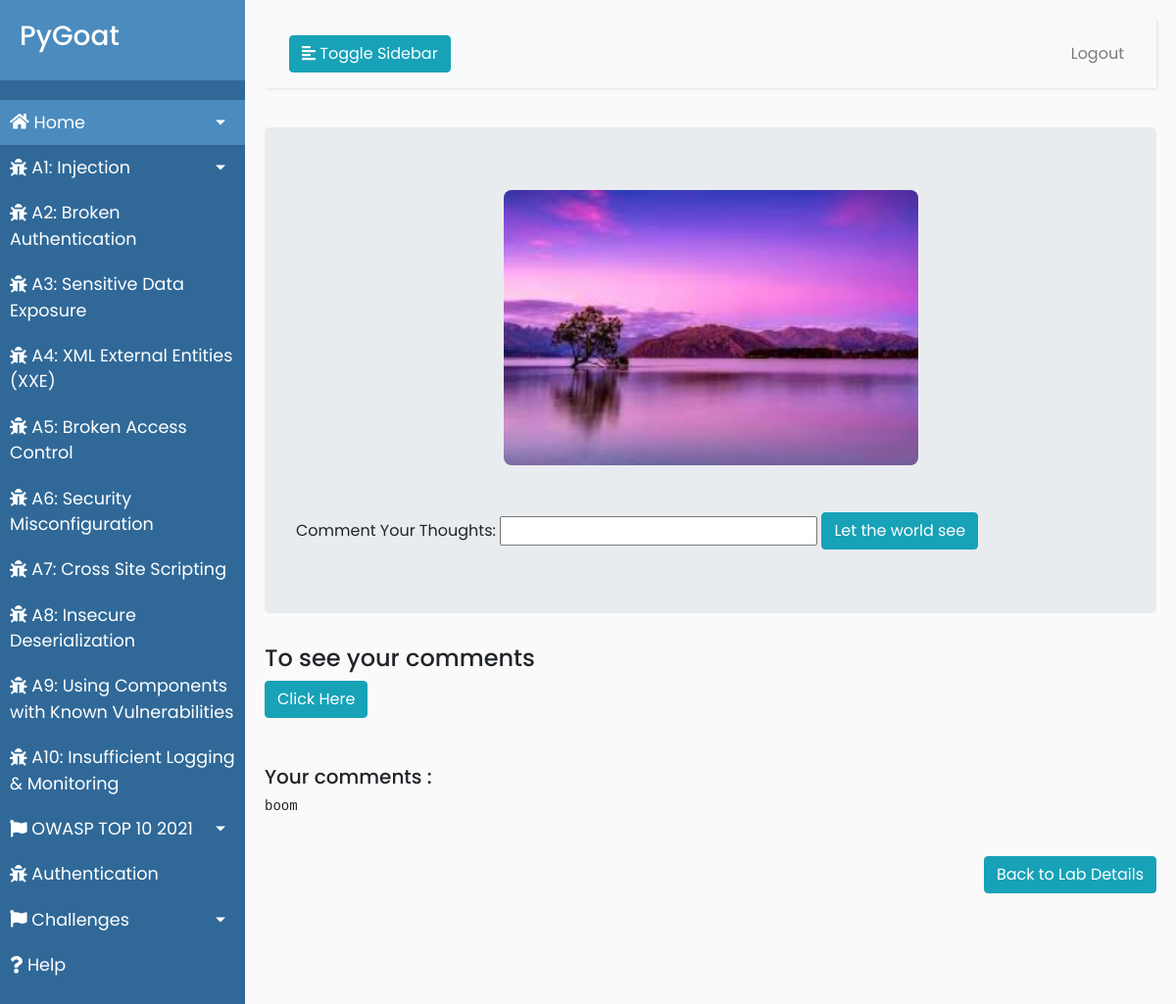
Before: /xxe_see (signed in) with the older database file.
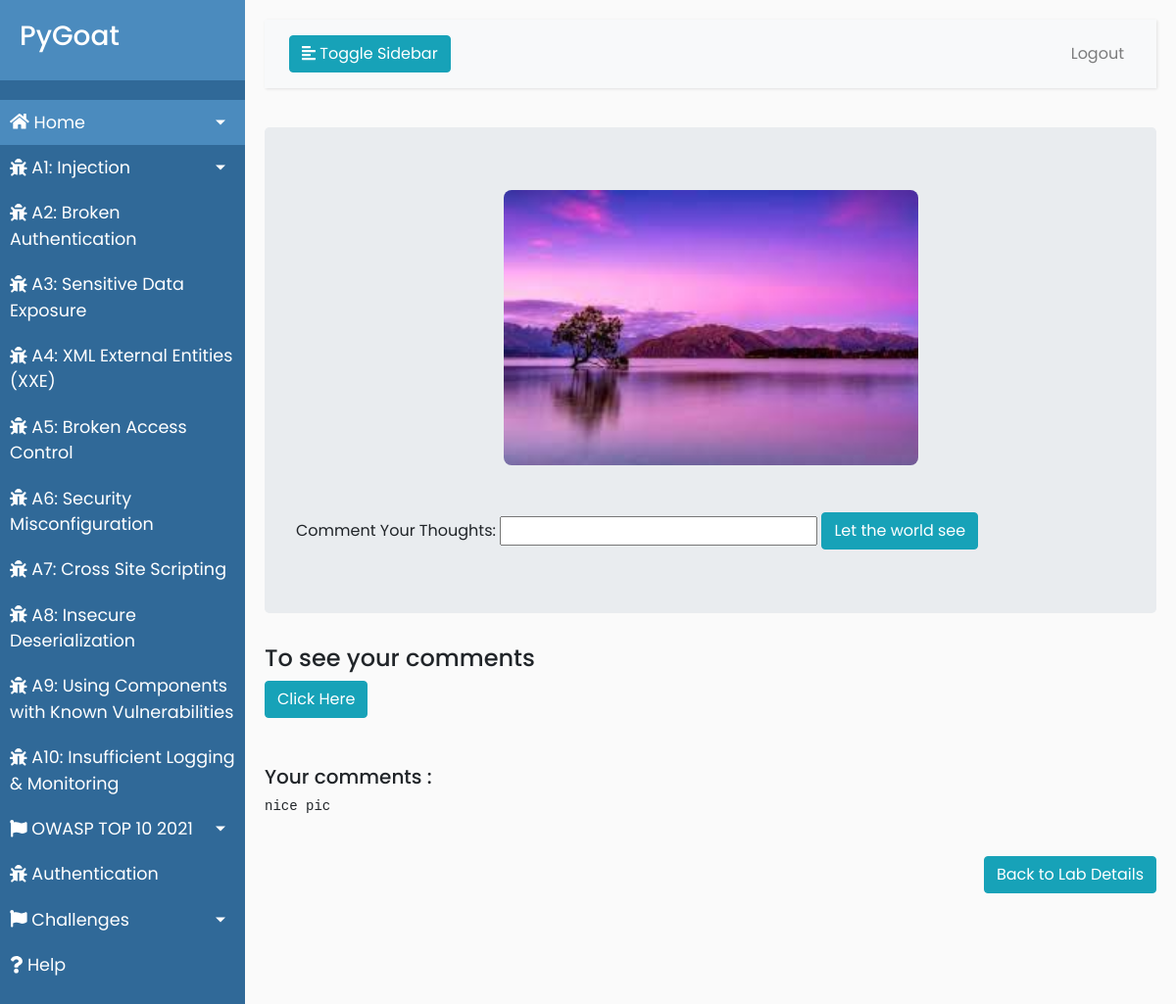
After: the same page with the newer database file.
### introduction/models.py (models this page shows)
class comments(models.Model):
    id = models.AutoField(primary_key=True)
    name=models.CharField(max_length=200)
    comment=models.CharField(max_length=600)

### introduction/views.py (the view)
# urls.py: path("xxe_see",views.xxe_see,name="xxe_see"),
@csrf_exempt
def xxe_see(request):
    if request.user.is_authenticated:
        data=comments.objects.all()
        com=data[0].comment
        return render(request,'Lab/XXE/xxe_lab.html',{"com":com})
    else:
        return redirect('login')

### introduction/templates/Lab/XXE/xxe_lab.html (shortened to what this page needs)
{% extends "introduction/base.html" %}
{% load static %}
{% block content %}
<div class="jumbotron">
    <img class="img" src="{% static 'Lab/image/xxe.jpg' %}"><br><br>
    <form name="ajax" onsubmit="SendToServer()">
        <label for="comment">Comment Your Thoughts:</label>
        <input id="comment" type="text" name="comment">
        <button class="btn btn-info" type="submit">Let the world see</button>
    </form>
</div>
<div class="conatiner">
    <h4>To see your comments </h4>
    <button class="btn btn-info" type="button" onclick="window.location.href='/xxe_see'">Click Here</button><br><br>
    <br>
    <h5> Your comments : </h5>
    <pre>{{com}}</pre>
</div>
<br>
<div align="right"> <button class="btn btn-info" type="button" onclick="window.location.href='/xxe'">Back to Lab
        Details</button></div>
{% endblock %}

### introduction/templates/introduction/base.html (shortened to what this page needs)
<!Doctype html>
{% load static %}
<html lang="en">
<head>
    <link rel="stylesheet" href="https://stackpath.bootstrapcdn.com/bootstrap/4.1.0/css/bootstrap.min.css"
>
    <link rel="stylesheet" href="{% static 'introduction/style4.css'%}">
</head>
<body>
    <div class="wrapper">
        <nav id="sidebar">
            <div class="sidebar-header">
                <h3>PyGoat</h3>
            </div>
            <ul class="list-unstyled components">
                <li class="active">
                    <a href="#homeSubmenu" data-toggle="collapse" aria-expanded="false" class="dropdown-toggle">
                        <i class="fas fa-home"></i>
                        Home
                    </a>
                </li>
                <li>
                    <a href="#sqlSubmenu" data-toggle="collapse" aria-expanded="false" class="dropdown-toggle">
                        <i class="fas fa-bug"></i>
                        A1: Injection
                    </a>
                    <a href="/bau">
                        <i class="fas fa-bug"></i>
                        A2: Broken Authentication
                    </a>
                    <a href="/data_exp">
                        <i class="fas fa-bug"></i>
                        A3: Sensitive Data Exposure
                    </a>
                    <a href="/xxe">
                        <i class="fas fa-bug"></i>
                        A4: XML External Entities (XXE)
                    </a>
                    <a href="/ba">
                        <i class="fas fa-bug"></i>
                        A5: Broken Access Control
                    </a>
                    <a href="/sec_mis">
                        <i class="fas fa-bug"></i>
                        A6: Security Misconfiguration
                    </a>
                    <a href="/xss">
                        <i class="fas fa-bug"></i>
                        A7: Cross Site Scripting
                    </a>
                    <a href="/insec_des">
                        <i class="fas fa-bug"></i>
                        A8: Insecure Deserialization
                    </a>
                    <a href="/a9">
                        <i class="fas fa-bug"></i>
                        A9: Using Components with Known Vulnerabilities
                    </a>
                    <a href="/a10">
                        <i class="fas fa-bug"></i>
                        A10: Insufficient Logging & Monitoring
                    </a>
                    <a href="#OWASP10_2021" data-toggle="collapse" aria-expanded="false" class="dropdown-toggle">
                        <i class="fas fa-flag"></i>
                        OWASP TOP 10 2021
                    </a>
                    <a href="/auth">
                        <i class="fas fa-bug"></i>
                        Authentication
                    </a>
                    <a href="#challengeSubmenu" data-toggle="collapse" aria-expanded="false" class="dropdown-toggle">
                        <i class="fas fa-flag"></i>
                        Challenges
                    </a>
                </li>
                <li>
                    <a href="#">
                        <i class="fas fa-question"></i>
                        Help
                    </a>
                </li>
            </ul>
        </nav>
        <div id="content">
            <nav class="navbar navbar-expand-lg navbar-light bg-light">
                <div class="container-fluid">
                    <button type="button" id="sidebarCollapse" class="btn btn-info">
                        <i class="fas fa-align-left"></i>
                        <span>Toggle Sidebar</span>
                    </button>
                    <div class="collapse navbar-collapse" id="navbarSupportedContent">
                        <ul class="nav navbar-nav ml-auto">
                            {% if user.is_authenticated %}
                            <li class="nav-item">
                                <a class="nav-link" href='{% url "logout" %}?next=/'>Logout</a>
                            </li>
                            {% else %}
                            <li class="nav-item">
                                <a class="nav-link" href="/login">Login</a>
                            </li>
                            {% endif %}
                        </ul>
                    </div>
                </div>
            </nav>
            {% block content %}
            {% endblock %}
        </div>
    </div>
</body>
</html>

### introduction/static/introduction/style4.css (style rules this page uses)
body { font-family: 'Poppins', sans-serif; background: #fafafa; }
a, a:hover, a:focus { color: inherit; text-decoration: none; transition: all 0.3s; }
.navbar { padding: 15px 10px; background: #fff; border: none; border-radius: 0; margin-bottom: 40px; box-shadow: 1px 1px 3px rgba(0, 0, 0, 0.1); }
i, span { display: inline-block; }
.wrapper { display: flex; align-items: stretch; }
#sidebar { min-width: 250px; max-width: 250px; background: #306998; color: #fff; transition: all 0.3s; }
#sidebar ul li a { text-align: left; }
#sidebar .sidebar-header { padding: 20px; background: #4B8BBE; }
#sidebar ul.components { padding: 20px 0; border-bottom: 1px solid #4B8BBE; }
#sidebar ul li a { padding: 10px; font-size: 1.1em; display: block; }
#sidebar ul li.active>a, a[aria-expanded="true"] { color: #fff; background: #4B8BBE; }
a[data-toggle="collapse"] { position: relative; }
.dropdown-toggle::after { display: block; position: absolute; top: 50%; right: 20px; transform: translateY(-50%); }
#content { width: 100%; padding: 20px; min-height: 100vh; transition: all 0.3s; }
.active, .coll:hover { background-color:#bfb051 ; }
.img { border-radius: 8px; display:block; margin-left: auto; margin-right: auto; width: 50%; }

Changed rows visible on the page:
changed comments: comment "boom" → "nice pic"
